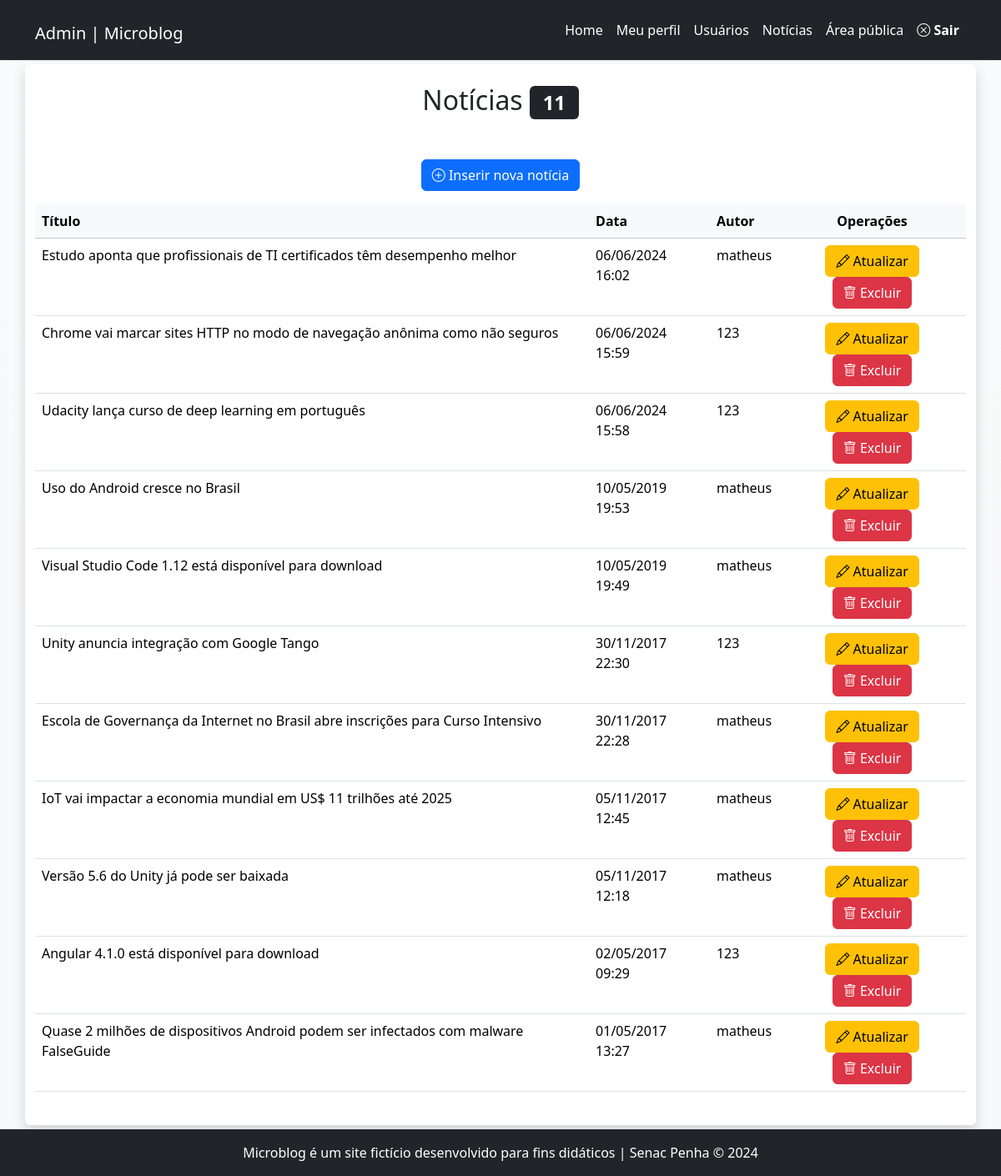
Before: /admin/noticias.php (signed in) with the older database file.
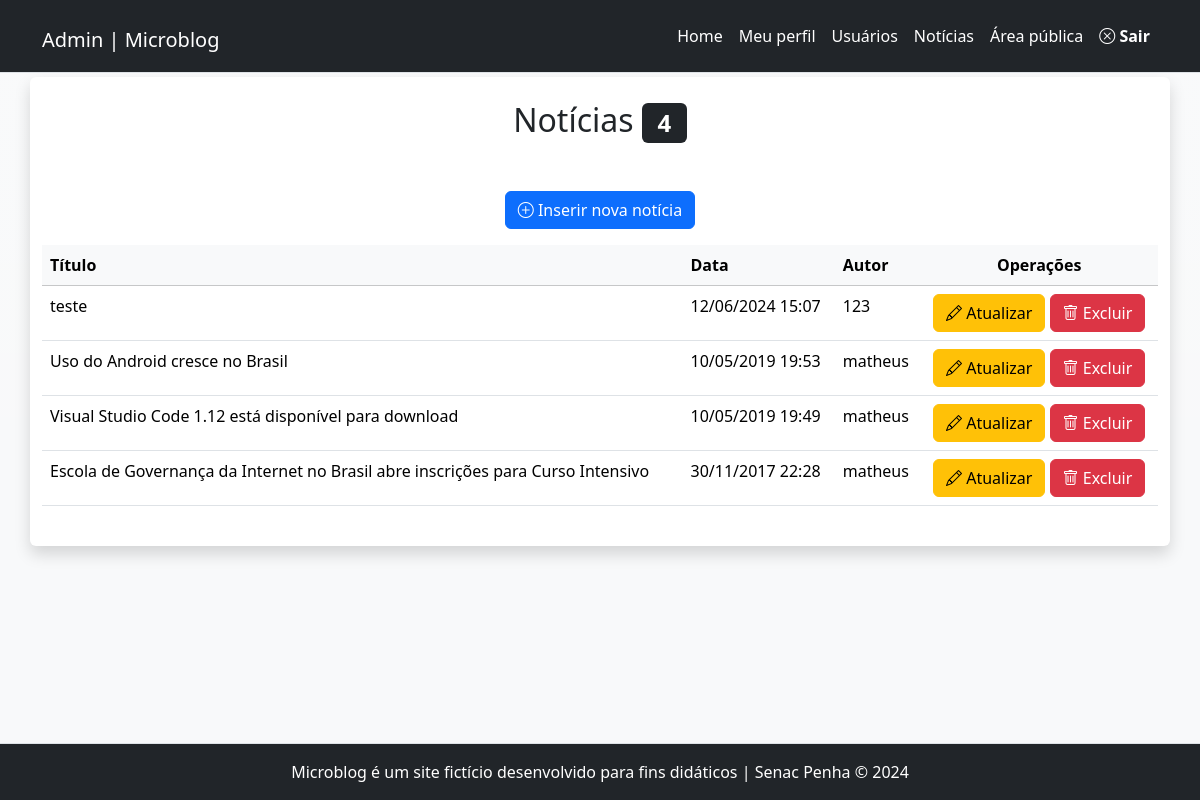
After: the same page with the newer database file.
### tables this page shows
CREATE TABLE `noticias` (
  `id` int(11) NOT NULL,
  `data` datetime NOT NULL DEFAULT current_timestamp(),
  `titulo` varchar(150) NOT NULL,
  `texto` text NOT NULL,
  `resumo` tinytext NOT NULL,
  `imagem` varchar(45) NOT NULL,
  `usuario_id` int(11) NOT NULL
);

CREATE TABLE `usuarios` (
  `id` int(11) NOT NULL,
  `nome` varchar(45) NOT NULL,
  `email` varchar(45) NOT NULL,
  `senha` varchar(255) NOT NULL,
  `tipo` enum('admin','editor') NOT NULL
);

### inc/funcoes-noticias.php (called while the page is built, shortened)
<?php
function formataData($data){
    return date("d/m/Y H:i", strtotime($data));
}
function lerNoticias($conexao, $idUsuario, $tipoUsuario){
    if($tipoUsuario == 'admin'){
        $sql = "SELECT
        noticias.id,
        noticias.titulo,
        noticias.data,
        usuarios.nome
        FROM noticias JOIN usuarios
        ON noticias.usuario_id = usuarios.id
        ORDER BY data DESC";
    } else {
        $sql = "SELECT titulo, data, id FROM noticias WHERE usuario_id = $idUsuario ORDER BY data DESC";
    }
    $resultado = mysqli_query($conexao, $sql) or die(mysqli_error($conexao));
    return mysqli_fetch_all($resultado, MYSQLI_ASSOC);
}

### admin/noticias.php (the view)
<?php
require_once "../inc/cabecalho-admin.php";
require_once "../inc/funcoes-noticias.php";
$idUsuario = $_SESSION['id'];
$tipoUsuario = $_SESSION['tipo'];
$listaDeNoticias = lerNoticias($conexao, $idUsuario, $tipoUsuario);
?>
<div class="row">
	<article class="col-12 bg-white rounded shadow my-1 py-4">
		<h2 class="text-center">
			Notícias <span class="badge bg-dark"><?=count($listaDeNoticias)?></span>
		</h2>
		<p class="text-center mt-5">
			<a class="btn btn-primary" href="noticia-insere.php">
				<i class="bi bi-plus-circle"></i>
				Inserir nova notícia</a>
		</p>
		<div class="table-responsive">
			<table class="table table-hover">
				<thead class="table-light">
					<tr>
						<th>Título</th>
						<th>Data</th>
						<?php if($tipoUsuario == 'admin') { ?>
						<th>Autor</th>
						<?php } ?>
						<th class="text-center">Operações</th>
					</tr>
				</thead>
				<tbody>
					<?php foreach ($listaDeNoticias as $noticia) { ?>
						<tr>
							<td><?= $noticia['titulo'] ?></td>
							<td> <?=formataData(($noticia['data']))?> </td>
							<?php if($tipoUsuario == 'admin') { ?>
							<td> <?= $noticia['nome'] ?> </td>
								<?php } ?>
							<td class="text-center">
								<a class="btn btn-warning" href="noticia-atualiza.php?id=<?=$noticia['id']?>">
									<i class="bi bi-pencil"></i> Atualizar
								</a>
								<a class="btn btn-danger excluir" href="noticia-exclui.php?id=<?=$noticia['id']?>">
									<i class="bi bi-trash"></i> Excluir
								</a>
							</td>
						</tr>
					<?php
					};
					?>
				</tbody>
			</table>
		</div>
	</article>
</div>
<?php
require_once "../inc/rodape-admin.php";
?>

Changed rows visible on the page:
removed noticias: titulo "Estudo aponta que profissionais de TI certificados têm desempenho melhor", data "06/06/2024 16:02", usuario.nome "matheus"
removed noticias: titulo "Chrome vai marcar sites HTTP no modo de navegação anônima como não seguros", data "06/06/2024 15:59", usuario.nome "123"
removed noticias: titulo "Udacity lança curso de deep learning em português", data "06/06/2024 15:58", usuario.nome "123"
removed noticias: titulo "Unity anuncia integração com Google Tango", data "30/11/2017 22:30", usuario.nome "123"
removed noticias: titulo "IoT vai impactar a economia mundial em US$ 11 trilhões até 2025", data "05/11/2017 12:45", usuario.nome "matheus"
removed noticias: titulo "Versão 5.6 do Unity já pode ser baixada", data "05/11/2017 12:18", usuario.nome "matheus"
removed noticias: titulo "Angular 4.1.0 está disponível para download", data "02/05/2017 09:29", usuario.nome "123"
removed noticias: titulo "Quase 2 milhões de dispositivos Android podem ser infectados com malware FalseGuide", data "01/05/2017 13:27", usuario.nome "matheus"
added noticias: titulo "teste", data "12/06/2024 15:07", usuario.nome "123"
Other visible differences:
count($listaDeNoticias): "11" → "4"
